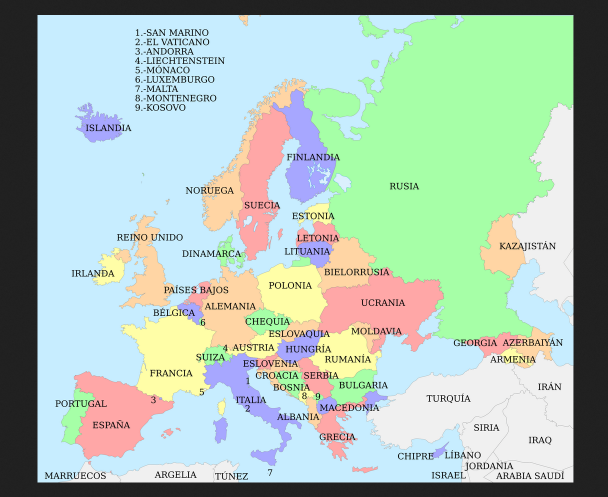
#> input picture mapa.png, 1216 x 993 px (shown at 1/2 size)
$ python main.py
#> lines starting #> are read from the running program, lines starting #| are printed output that depends on the picture; after the words box and inside, x2 and y2 are one past the last pixel; in counts of white or black regions, pixels touching at a corner belong together
### contours.py
class Contours:

    def __init__(self, contour, hierarchy):
        self.contour = contour;
        self.hierarchy = hierarchy;
        self.sons = [];

    def setPosition(self, list):
        #print(list[self.hierarchy[0]].getHierarchy()[1])
        self.position = list[self.hierarchy[0]].getHierarchy()[1]

    def getPosition(self):
        return self.position

    # [4 lines left out: function setSons, not called in this run]

    def getSons(self):
        return self.sons;

    def getContour(self):
        return self.contour;

    def getHierarchy(self):
        return self.hierarchy;

### main.py
import cv2
import numpy as np

from contours import Contours;

def processImage(image):
    # image = cv2.resize(image, (200, 1000))
    image = cv2.bilateralFilter(image, 30, 75, 75)
    gray = cv2.cvtColor(image, cv2.COLOR_BGR2GRAY)

    image = cv2.adaptiveThreshold(
        gray, 255, cv2.ADAPTIVE_THRESH_GAUSSIAN_C,
        cv2.THRESH_BINARY_INV,1055, 9
    )

    image = cv2.medianBlur(image, 9)
    image = cv2.medianBlur(image, 9)
    image = cv2.medianBlur(image, 9)

    #image = cv2.blur(image, (5, 5))
    return image

def drawLines(image, height, width):
    color = (0, 0, 0)
    tick = 2
    cv2.line(image, (0, 0), (0, height), color, tick)
    cv2.line(image, (width - 1, 0), (width - 1, height), color, tick)

def recoverEdges(image):
    edged = cv2.Canny(image, 30, 200);
    return edged;

def resizeImage(image):
    return cv2.resize(image,(1000,1000));

def contourList(edged):
    list = []
    contours, hierarchy = cv2.findContours(edged, cv2.RETR_CCOMP, cv2.CHAIN_APPROX_SIMPLE);
    for i in range(len(contours)):
        object = Contours(contours[i], hierarchy[0][i])
        list.append(object)
    return list

def maxContour(list):
    contours = []
    for i in list:
        approx = tests(i)
        #if len(approx) == 4:
        contours.append(i.getContour());
    max_contour =  max(contours, key=cv2.contourArea)
    for i in list:
        if np.array_equal(max_contour, i.getContour()):
            return i;

def drawSquare(contour, image):
    x, y, w, h = cv2.boundingRect(contour)
    cv2.rectangle(image, (x, y), (x + w, y + h), (0, 255, 0), 2)

def tests(max):
    epsilon = 0.02 * cv2.arcLength(max.getContour(), True);
    approx = cv2.approxPolyDP(max.getContour(), epsilon, True);
    return approx;


image = cv2.imread("mapa.png");
#> image is the input picture: shape (993, 1216, 3); mean B, G, R 180, 193.8, 171.1
height, width = image.shape[:2]
#> height = 993; width = 1216
if(height>width):
    image = cv2.resize(image, (500,1000))
else:
    image = cv2.resize(image, (width*2,height*2))
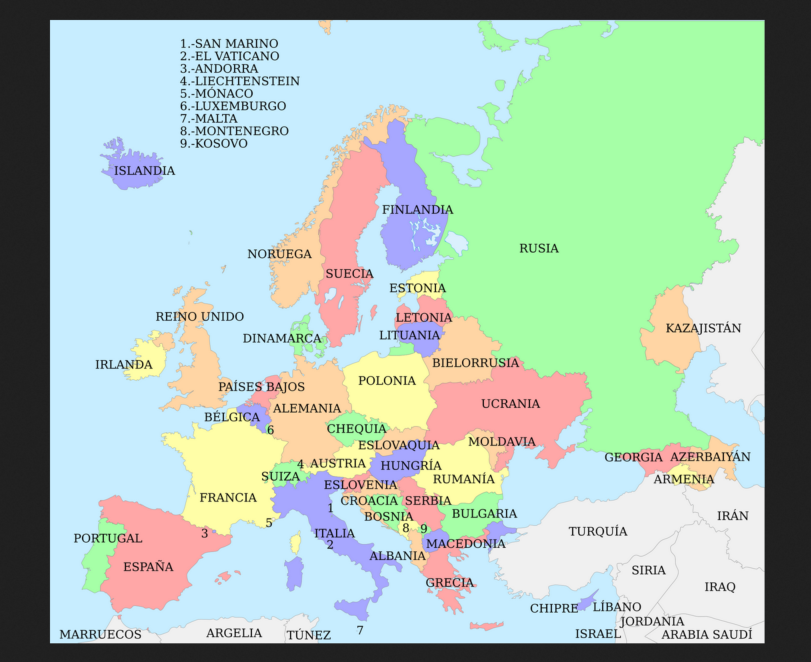
#> image: shape (1986, 2432, 3) (shown at 1/3 size); mean B, G, R 180, 193.8, 171.1

height, width = image.shape[:2]
#> height = 1986; width = 2432
drawLines(image,height,width)

process = processImage(image);
#> in processImage, `gray = cv2.cvtColor(image, cv2.COLOR_BGR2GRAY)`:
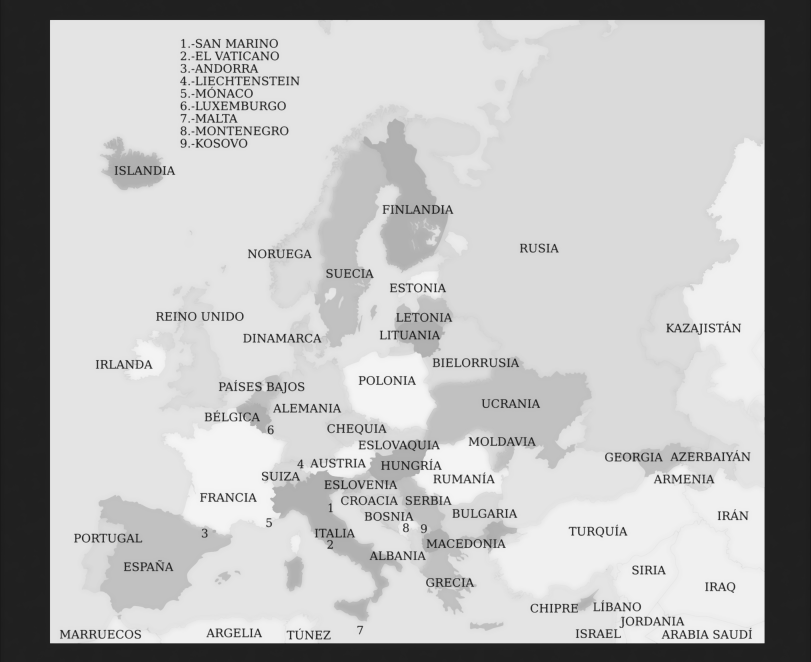
#> gray: shape (1986, 2432) (shown at 1/3 size); min 22, max 244, mean 185.7
#> in processImage, `image = cv2.adaptiveThreshold( gray, 255, cv2.ADAPTIVE_THRESH_GAUSSIAN..`:
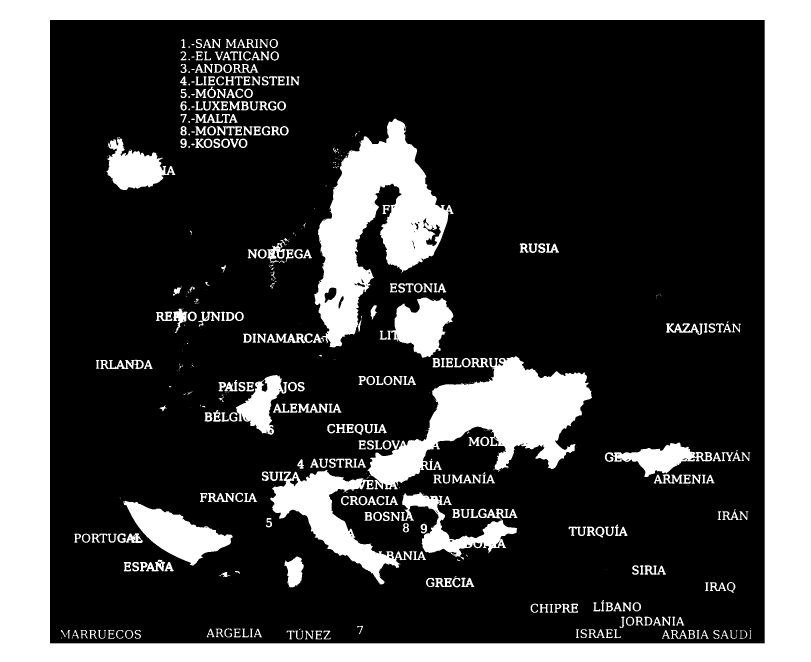
#> image: shape (1986, 2432) (shown at 1/3 size); 27.3% white; 515 white regions (167 under 20 px), largest, box (x1, y1, x2, y2) and area: (0, 0, 2432, 1986) 820672, (943, 356, 1361, 1042) 121950, (1101, 1068, 1776, 1468) 110591
#> in processImage, `image = cv2.medianBlur(image, 9)`:
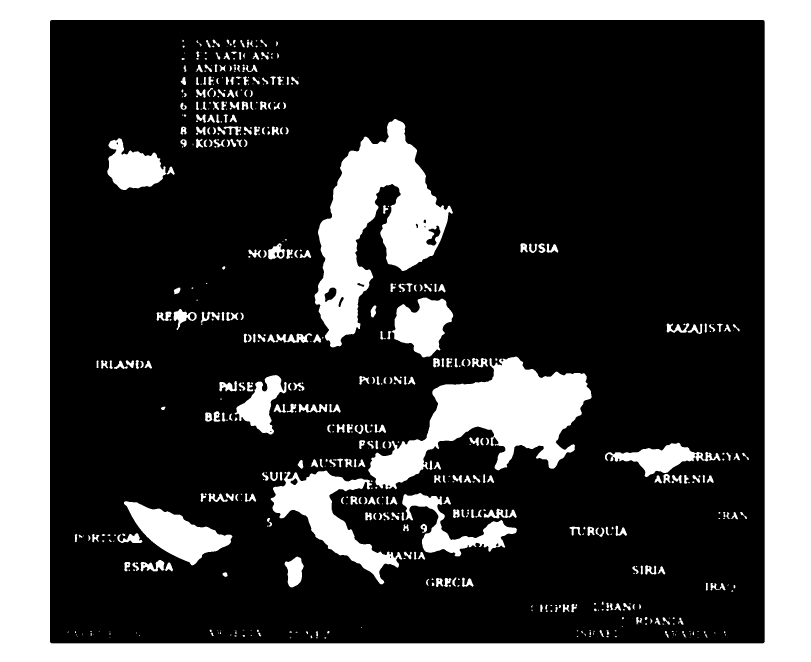
#> image: shape (1986, 2432) (shown at 1/3 size); 26.7% white; 619 white regions (178 under 20 px), largest, box (x1, y1, x2, y2) and area: (0, 0, 2432, 1986) 820704, (944, 357, 1359, 1042) 122516, (1105, 1070, 1775, 1468) 110320
#> in processImage, `image = cv2.medianBlur(image, 9)`:
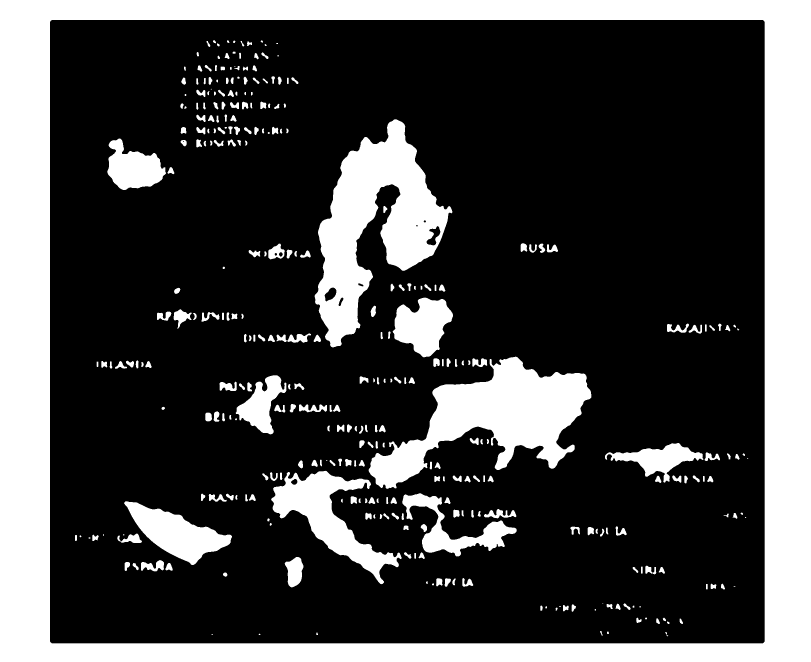
#> image: shape (1986, 2432) (shown at 1/3 size); 26.3% white; 334 white regions (16 under 20 px), largest, box (x1, y1, x2, y2) and area: (0, 0, 2432, 1986) 820728, (944, 358, 1357, 1042) 122675, (1106, 1070, 1774, 1467) 110368
#> in processImage, `image = cv2.medianBlur(image, 9)`:
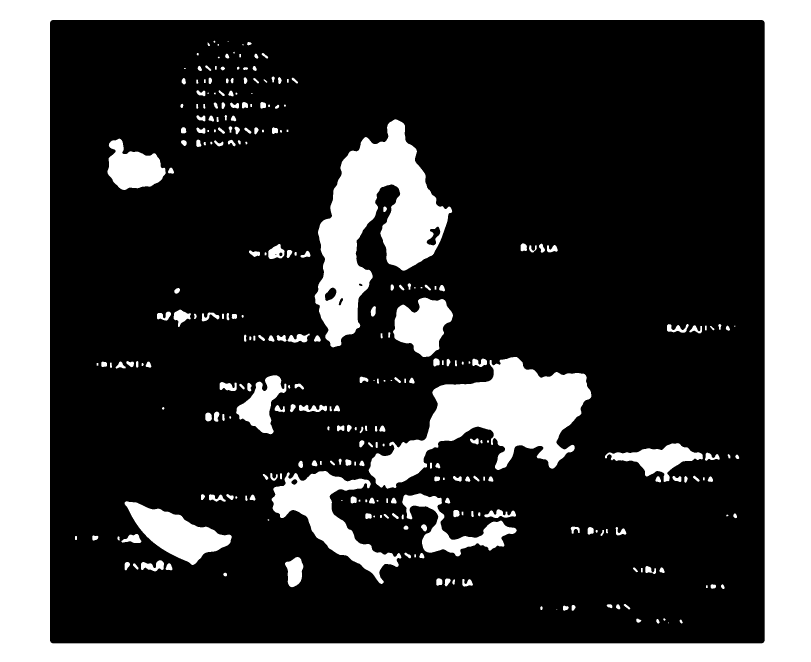
#> image: shape (1986, 2432) (shown at 1/3 size); 26.1% white; 291 white regions (15 under 20 px), largest, box (x1, y1, x2, y2) and area: (0, 0, 2432, 1986) 820756, (944, 358, 1357, 1042) 122806, (1106, 1071, 1774, 1466) 110316
edged = recoverEdges(process);
#> in recoverEdges, `edged = cv2.Canny(image, 30, 200);`:
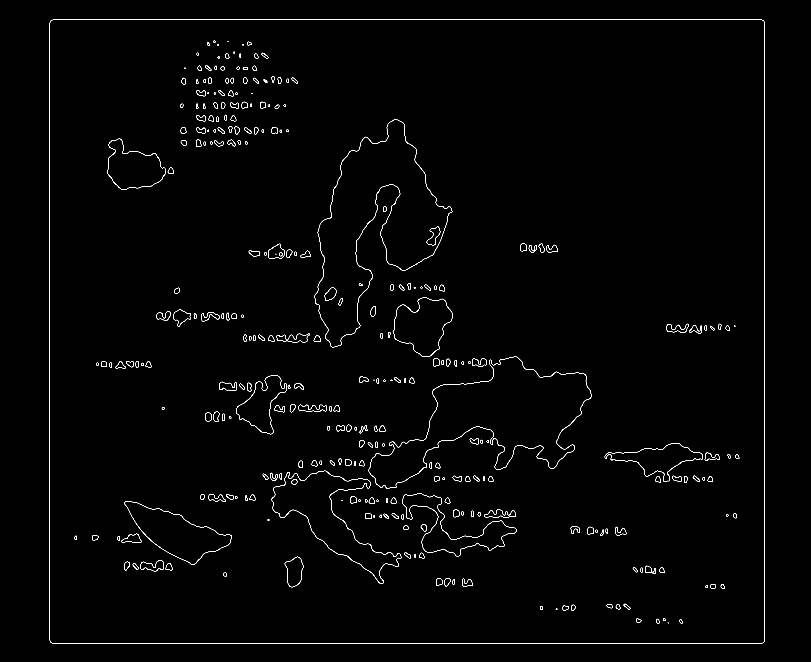
#> edged: shape (1986, 2432) (shown at 1/3 size); 0.74% white in thin lines or dots, all inside (x1, y1, x2, y2) = (149, 59, 2294, 1930)
list = contourList(edged);
#> in contourList, `contours, hierarchy = cv2.findContours(edged, cv2.RETR_CCOMP, cv2.CHAI..`: contours = 589 contours, 35 with area under 20; largest, box (x1, y1, x2, y2) and area: (149, 59, 2294, 1930) 4009193, (149, 59, 2294, 1930) 4009191, (943, 357, 1357, 1042) 125177, (943, 357, 1357, 1042) 124832, (1105, 1070, 1774, 1466) 110577
#> the loop in contourList, `for i in range(len(contours)):` made 589 passes
#> after the loop in contourList, `for i in range(len(contours)):`: list = 589 items
#> list = 589 items
print(len(list))
#| 589

max = maxContour(list);
#> the loop in maxContour, `for i in list:` made 589 passes
#> in maxContour, `max_contour =  max(contours, key=cv2.contourArea)`: max_contour = contour of 44 points, box (x1, y1, x2, y2) (149, 59, 2294, 1930), area 4009193
approx = tests(max);
#> approx = [[152, 62], [152, 1927], [2291, 1927], [2291, 62]]
#print(len(approx))
#print(max.getHierarchy())
#max.setPosition(list);
""" max.setSons(list);
sons = max.getSons(); """
""" for i in sons:
    print(i.getHierarchy())
    image = cv2.drawContours(image,[i.getContour()],-1,(0,255,0),2); """

#print(list[938].getHierarchy())
#image = cv2.drawContours(image,[list[610].getContour()],-1,(255,0,0),2);
image = cv2.drawContours(image,[max.getContour()],-1,(0,0,255),2);
#> image: shape (1986, 2432, 3)
drawSquare(max.getContour(),image)
#> in drawSquare, `x, y, w, h = cv2.boundingRect(contour)`: x = 149; y = 59; w = 2145; h = 1871

cv2.imshow("Imagen", image);
cv2.imshow("Contornos", edged);

cv2.waitKey(0);
cv2.destroyAllWindows();
